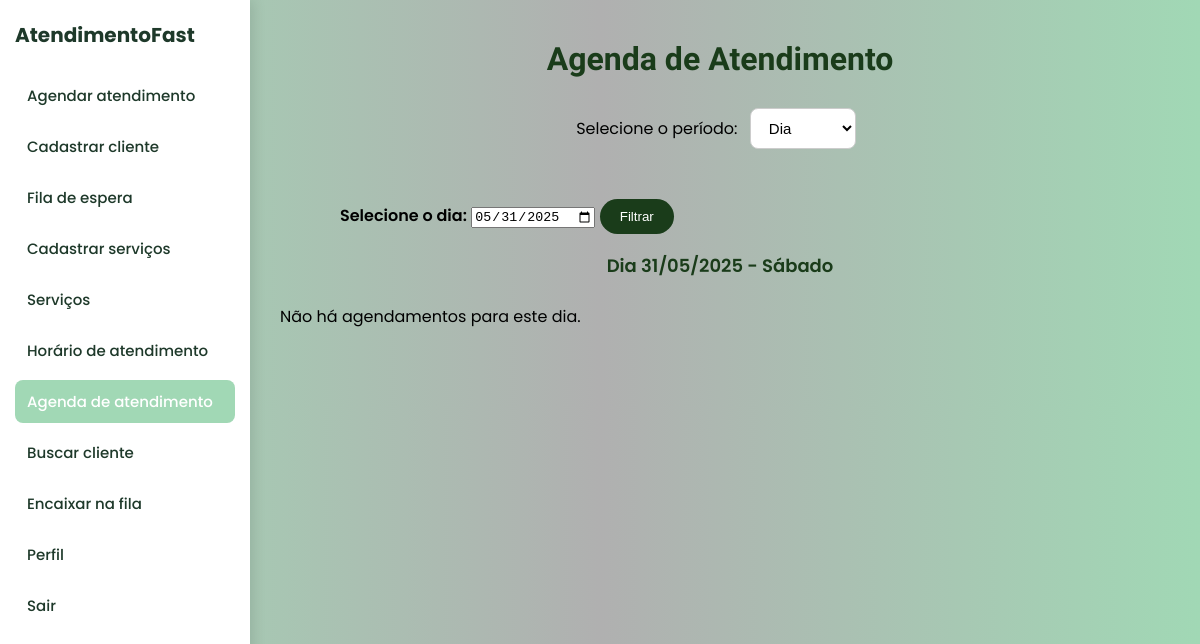
The page /agenda_adm on the database as committed earlier.
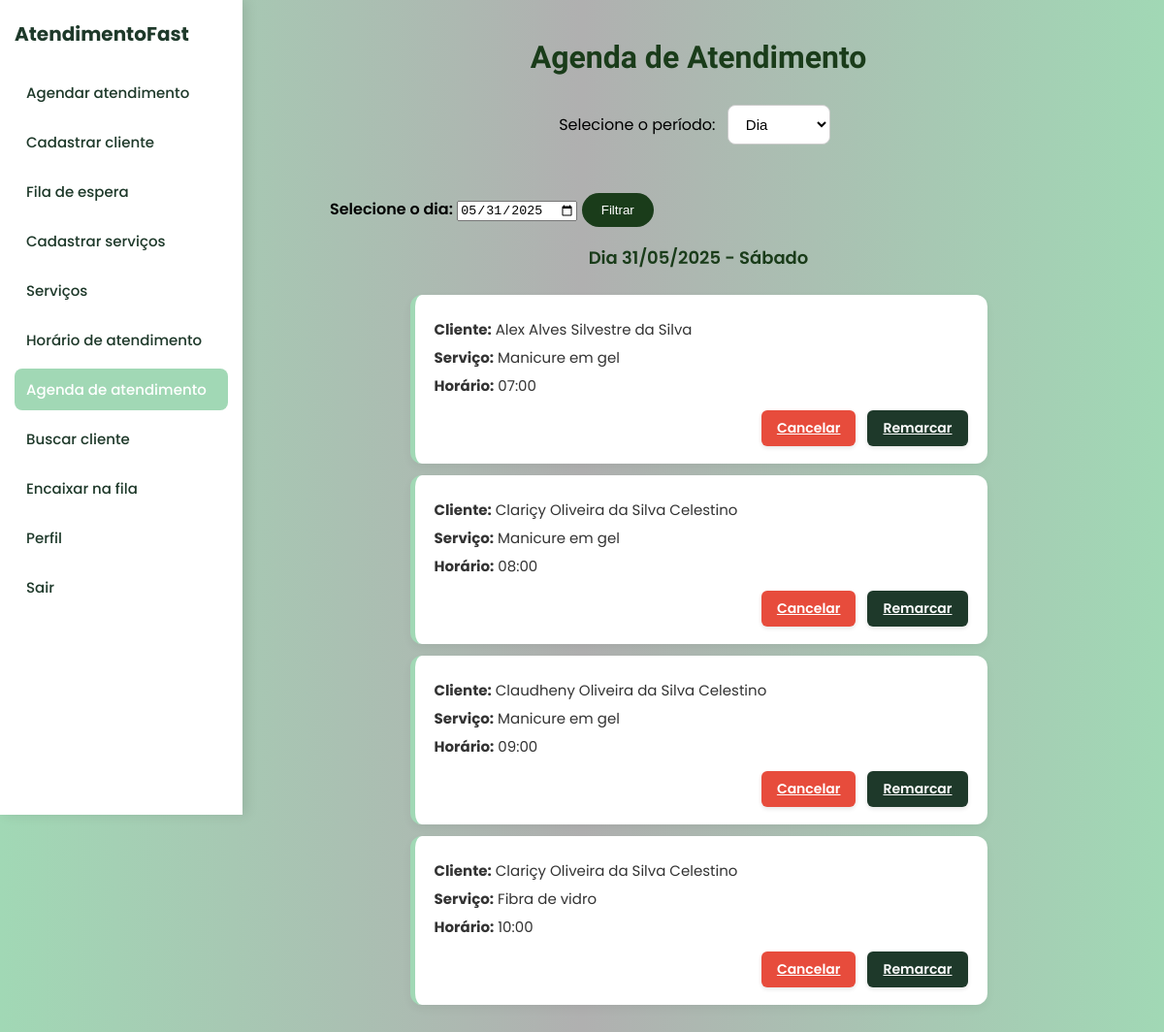
The same page on the database as committed later.
### atendimentos/models.py (models this page shows, shortened)
class Agendamento(models.Model):
    STATUS_CHOICES = [
        ('pendente', 'Pendente'),
        ('confirmado', 'Confirmado'),
        ('em_espera', 'Em espera'),
        ('cancelado', 'Cancelado'),
        ('finalizado', 'Finalizado'),
    ]
    cliente = models.ForeignKey(Cliente, on_delete=models.CASCADE, related_name='agendamentos')
    servico = models.ForeignKey(Servico, on_delete=models.CASCADE)
    data = models.DateField()
    hora = models.TimeField()
    status = models.CharField(max_length=10, choices=STATUS_CHOICES, default='pendente')

class Cliente(models.Model):
    nome_completo = models.CharField(max_length=200, blank=False, null=False)
    cpf = models.CharField(max_length=14, unique=True, blank=False, null=False)
    email = models.EmailField(blank=True, null=True)
    telefone = models.CharField(max_length=20, blank=True, null=True)
    cep = models.CharField(max_length=9)
    data_nascimento = models.DateField(blank=False, null=False)
    endereco = models.TextField()

class Servico(models.Model):
    nome = models.CharField(max_length=100, unique=True)
    descricao = models.TextField(blank=True, null=True)
    preco = models.DecimalField(max_digits=7, decimal_places=2, null=True, blank=True)
    duracao = models.IntegerField(null=True, blank=True)

### atendimentos/views.py (the view, shortened to what this page needs)
# urls.py: path('agenda_adm', views.agenda_adm, name='agenda_adm'),
def agenda_adm(request):
    hoje = timezone.now().date()
    periodo = request.GET.get('periodo', 'dia')
    data_str = request.GET.get('data', '')
    data_selecionada = parse_date(data_str) or hoje
    dias_do_mes = None
    if periodo == 'dia':
        agendamentos_qs = Agendamento.objects.filter(data=data_selecionada).order_by('hora')
        dia_anterior = data_selecionada - timedelta(days=1)
        dia_posterior = data_selecionada + timedelta(days=1)
        context = {
            'periodo_selecionado': periodo,
            'agendamentos': agendamentos_qs,
            'data_selecionada': data_selecionada,
            'hoje': hoje,
            'dia_anterior': dia_anterior.isoformat(),
            'dia_posterior': dia_posterior.isoformat(),
        }
        return render(request, 'adm/agenda_adm.html', context)

### atendimentos/templates/ADM/agenda_adm.html (shortened to what this page needs)
{% load static %}
{% load i18n %}
{% load custom_filters %}
{% load tz %}
{% load igual_data %}
<!DOCTYPE html>
<html lang="pt-br">
<head>
</head>
<body>
  <aside class="menu-lateral">
    <a href="{% url 'pagina_inicial_adm' %}" class="logo">AtendimentoFast</a>
    <nav>
      <a href="{% url 'verificar_cadastro' %}">Agendar atendimento</a>
      <a href="{% url 'cadastrar_cliente_adm' %}">Cadastrar cliente</a>
      <a href="{% url 'fila_atendimento_adm' %}">Fila de espera</a>
      <a href="{% url 'cadastrar_servicos_adm' %}">Cadastrar serviços</a>
      <a href="{% url 'servicos_cadastrado' %}">Serviços</a>
      <a href="{% url 'horario_atendimento' %}">Horário de atendimento</a>
      <a href="{% url 'agenda_adm' %}" class="ativo">Agenda de atendimento</a>
      <a href="{% url 'buscar_cliente' %}">Buscar cliente</a>
      <a href="{% url 'encaixa_fila_adm' %}">Encaixar na fila</a>
      <a href="{% url 'perfil_adm' %}">Perfil</a>
      <a href="{% url 'inicio' %}">Sair</a>
    </nav>
  </aside>
  <h1>Agenda de Atendimento</h1>
 <div class="filtros">
  <label for="periodo">Selecione o período:</label>
  <select id="periodo" name="periodo" onchange="window.location.href='?periodo=' + this.value.toLowerCase()">
    <option value="dia" {% if periodo_selecionado == 'dia' %}selected{% endif %}>Dia</option>
  </select>
</div>
{% if periodo_selecionado == 'dia' %}
  <form method="get" action="">
    <label class="dia" for="data">Selecione o dia:</label>
    <input type="date" id="data" name="data" value="{{ data_selecionada|date:'Y-m-d' }}" />
    <button type="submit">Filtrar</button>
  </form>
  <div class="agenda-dia">
    <p class="info-dia">
      Dia {{ data_selecionada|date:"d/m/Y" }} - {{ data_selecionada|date:"l" }}
    </p>
  {% for agendamento in agendamentos %}
  <div class="card-agendamento">
    <p><strong>Cliente:</strong> {{ agendamento.cliente.nome_completo }}</p>
    <p><strong>Serviço:</strong> {{ agendamento.servico.nome }}</p>
    <p><strong>Horário:</strong> {{ agendamento.hora|time:"H:i" }}</p>
    {% if agendamento.data >= hoje %}
      <div class="botoes-card">
      <a href="#" class="btn-cancelar" data-id="{{ agendamento.id }}">Cancelar</a>
      <a href="{% url 'remarcar_atendimento_adm' agendamento.id %}" class="btn-remarcar">Remarcar</a>
      </div>
    {% endif %}
  </div>
{% empty %}
  <p>Não há agendamentos para este dia.</p>
{% endfor %}
{% endif %}
</body>
</html>

Rows that differ between the two databases and show on the page:
added Agendamento: cliente.nome_completo "Alex Alves Silvestre da Silva", servico.nome "Manicure em gel", hora "07:00"
added Agendamento: cliente.nome_completo "Clariçy Oliveira da Silva Celestino", servico.nome "Manicure em gel", hora "08:00"
added Agendamento: cliente.nome_completo "Claudheny Oliveira da Silva Celestino", servico.nome "Manicure em gel", hora "09:00"
added Agendamento: cliente.nome_completo "Clariçy Oliveira da Silva Celestino", servico.nome "Fibra de vidro", hora "10:00"
Other text that changed with them:
text no longer shown: "Não há agendamentos para este dia."
